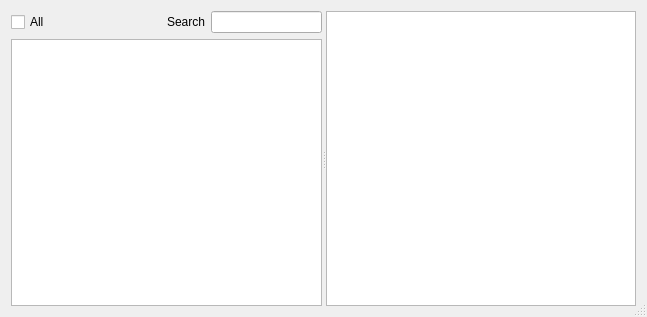
<?xml version="1.0" encoding="UTF-8"?>
<ui version="4.0">
 <class>DlgFL</class>
 <widget class="QDialog" name="DlgFL">
  <property name="windowModality">
   <enum>Qt::NonModal</enum>
  </property>
  <property name="geometry">
   <rect>
    <x>0</x>
    <y>0</y>
    <width>647</width>
    <height>317</height>
   </rect>
  </property>
  <property name="windowTitle">
   <string>Song List</string>
  </property>
  <property name="sizeGripEnabled">
   <bool>true</bool>
  </property>
  <property name="modal">
   <bool>false</bool>
  </property>
  <layout class="QVBoxLayout" name="layFL">
   <item>
    <widget class="QSplitter" name="spl">
     <property name="orientation">
      <enum>Qt::Horizontal</enum>
     </property>
     <widget class="QWidget" name="layoutWidget">
      <layout class="QVBoxLayout" name="vl1">
       <item>
        <layout class="QHBoxLayout" name="hl">
         <item>
          <widget class="QCheckBox" name="all">
           <property name="text">
            <string>All</string>
           </property>
          </widget>
         </item>
         <item>
          <spacer name="hSpc">
           <property name="orientation">
            <enum>Qt::Horizontal</enum>
           </property>
           <property name="sizeHint" stdset="0">
            <size>
             <width>40</width>
             <height>20</height>
            </size>
           </property>
          </spacer>
         </item>
         <item>
          <widget class="QLabel" name="lSrch">
           <property name="text">
            <string>Search</string>
           </property>
          </widget>
         </item>
         <item>
          <widget class="QLineEdit" name="srch"/>
         </item>
        </layout>
       </item>
       <item>
        <widget class="QTableWidget" name="fLst"/>
       </item>
      </layout>
     </widget>
     <widget class="QWidget" name="layoutWidget">
      <layout class="QVBoxLayout" name="vl2">
       <item>
        <widget class="QTextEdit" name="etc">
         <property name="font">
          <font>
           <family>Noto Mono</family>
          </font>
         </property>
        </widget>
       </item>
      </layout>
     </widget>
    </widget>
   </item>
  </layout>
 </widget>
 <resources/>
 <connections/>
</ui>
